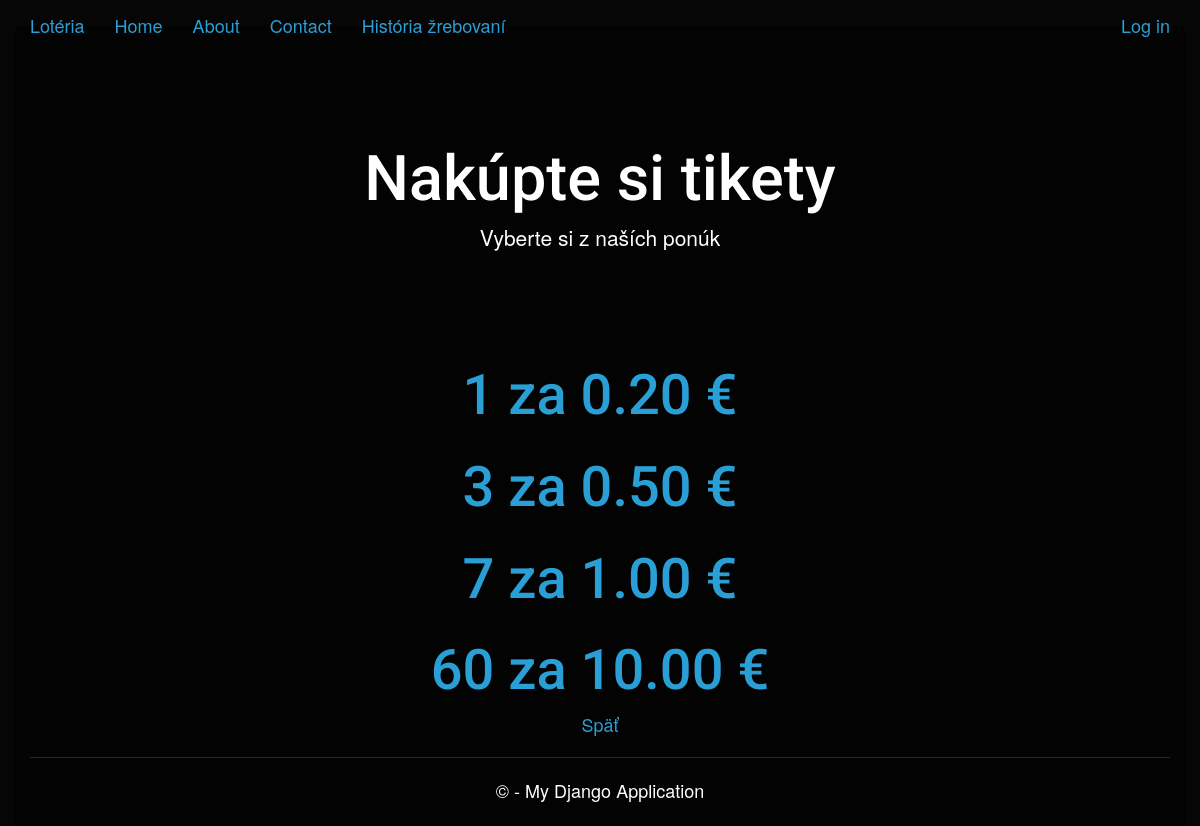
/buy, run on the app's committed database.
### app/models.py (models this page shows)
class NakupnyPlan(models.Model):
    cena = models.DecimalField(max_digits=10,decimal_places=2)
    pocetTiketov = models.IntegerField()
    text = models.CharField(max_length=200)

### app/views.py (the view)
# urls.py: url(r'^buy$', app.views.nakupTikety, name='buy'),
def nakupTikety(request):
    plany = NakupnyPlan.objects.all()
    return render(request,'app/buy.html',{
        'plany': plany,
    }
    )

### app/templates/app/buy.html
﻿{% extends "app/layout.html" %}
{% block content %}
<div class="centering jumbotron" style="background:rgba(0,0,0,0)">
    <h1>Nakúpte si tikety</h1>
    <p class="lead">Vyberte si z naších ponúk</p>
</div>
{% for ponuka in plany %}
<div class="centering row">
    <h1><a href="{% url 'kupujem'%}?id={{ ponuka.pk }}">{{ ponuka.pocetTiketov }} za {{ ponuka.cena }} €</a></h1>
</div>
{% endfor %}
<p><a href="{% url 'home' %}">Späť</a></p>
{% endblock %}

### app/static/app/content/site.css (style rules this page uses)
.centering { text-align: center; }
html,body { height:100%; color:white; font-size: large; font-family: "Helvetica Neue", Helvetica, Arial, sans-serif; }

### data on the page
NakupnyPlan: pocetTiketov "1", cena "0.20"
NakupnyPlan: pocetTiketov "3", cena "0.50"
NakupnyPlan: pocetTiketov "7", cena "1.00"
NakupnyPlan: pocetTiketov "60", cena "10.00"
